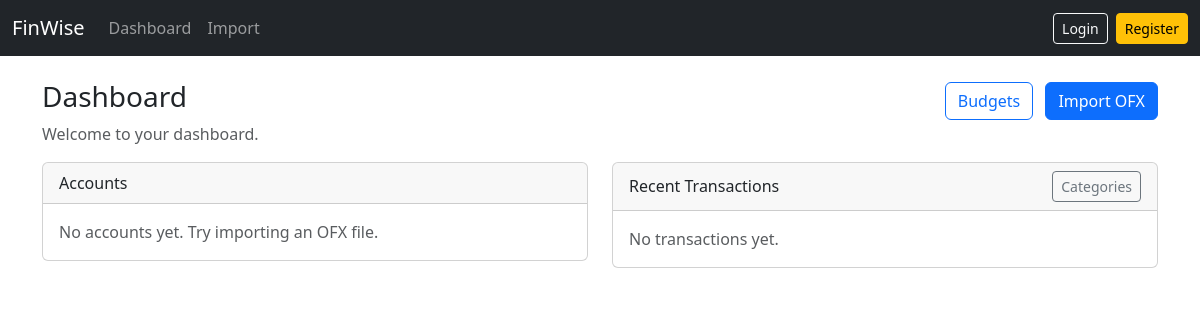
Page /dashboard/ on the earlier database version.
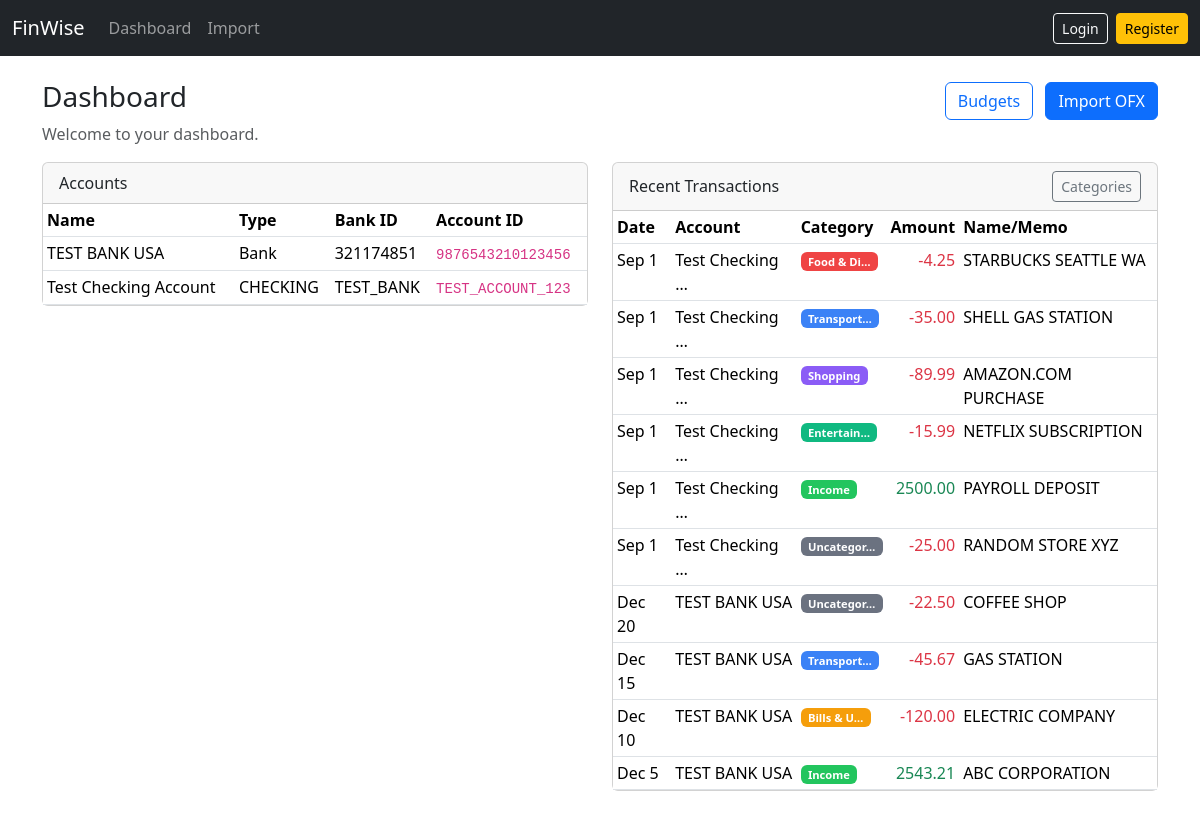
Same page on the later database version.
### finwise_app/models.py (models this page shows, shortened)
class Account(models.Model):
	TYPE_CHOICES = [
		("BANK", "Bank"),
		("CREDITCARD", "Credit Card"),
	]
	name = models.CharField(max_length=255, blank=True)
	type = models.CharField(max_length=16, choices=TYPE_CHOICES)
	bank_id = models.CharField(max_length=64, blank=True, null=True)
	account_id = models.CharField(max_length=64)
	class Meta:
		unique_together = ("type", "bank_id", "account_id")

class Transaction(models.Model):
	account = models.ForeignKey(Account, on_delete=models.CASCADE, related_name="transactions")
	category = models.ForeignKey(
		Category,
		on_delete=models.SET_NULL,
		null=True,
		blank=True,
		related_name="transactions"
	)
	fitid = models.CharField(max_length=128)  # Financial Institution Transaction ID
	posted_date = models.DateTimeField()
	amount = models.DecimalField(max_digits=12, decimal_places=2)
	trntype = models.CharField(max_length=32, blank=True)
	name = models.CharField(max_length=255, blank=True)
	memo = models.CharField(max_length=512, blank=True)
	checknum = models.CharField(max_length=64, blank=True)
	currency = models.CharField(max_length=8, blank=True)
	is_categorized = models.BooleanField(default=False)
	categorized_at = models.DateTimeField(null=True, blank=True)
	class Meta:
		unique_together = ("account", "fitid")
		ordering = ["-posted_date", "-id"]

class Category(models.Model):
	name = models.CharField(max_length=100, unique=True)
	description = models.TextField(blank=True)
	keywords = models.TextField(
		blank=True,
		help_text="Comma-separated keywords for automatic categorization"
	)
	color = models.CharField(max_length=7, default="#6366F1", help_text="Hex color code")
	is_active = models.BooleanField(default=True)
	created_at = models.DateTimeField(auto_now_add=True)
	class Meta:
		verbose_name_plural = "categories"
		ordering = ["name"]

### finwise_app/views.py (the view, shortened to what this page needs)
# urls.py: path('dashboard/', views.dashboard, name='dashboard'),
def dashboard(request):
    accounts = Account.objects.all().order_by("name", "account_id")[:20]
    recent = Transaction.objects.select_related("account", "category").all().order_by("-posted_date")[:10]
    budget_summary = None
    return render(request, 'finwise_app/dashboard.html', {
        "accounts": accounts,
        "recent": recent,
        "budget_summary": budget_summary
    })

### finwise_app/templates/finwise_app/dashboard.html (shortened to what this page needs)
{% extends 'finwise_app/base.html' %}
{% load custom_filters %}
{% block content %}
<div class="d-flex align-items-center justify-content-between">
	<h1 class="h3">Dashboard</h1>
	<div>
		<a class="btn btn-outline-primary me-2" href="{% url 'budgets' %}">Budgets</a>
		<a class="btn btn-primary" href="{% url 'import_transactions' %}">Import OFX</a>
	</div>
</div>
<p class="text-muted">Welcome to your dashboard.</p>
<div class="row" id="summary">
	<div class="col-md-6">
		<div class="card mb-3">
			<div class="card-header">Accounts</div>
			<div class="card-body p-0">
				{% if accounts %}
				<div class="table-responsive">
					<table class="table table-sm mb-0">
						<thead>
							<tr>
								<th>Name</th>
								<th>Type</th>
								<th>Bank ID</th>
								<th>Account ID</th>
							</tr>
						</thead>
						<tbody>
							{% for a in accounts %}
							<tr>
								<td>{{ a.name|default:'—' }}</td>
								<td>{{ a.get_type_display }}</td>
								<td>{{ a.bank_id|default:'—' }}</td>
								<td><code>{{ a.account_id }}</code></td>
							</tr>
							{% endfor %}
						</tbody>
					</table>
				</div>
				{% else %}
					<p class="m-3 text-muted">No accounts yet. Try importing an OFX file.</p>
				{% endif %}
			</div>
		</div>
	</div>
	<div class="col-md-6">
		<div class="card mb-3">
			<div class="card-header d-flex justify-content-between align-items-center">
				<span>Recent Transactions</span>
				<a href="{% url 'categories' %}" class="btn btn-sm btn-outline-secondary">Categories</a>
			</div>
			<div class="card-body p-0">
				{% if recent %}
				<div class="table-responsive">
					<table class="table table-sm mb-0">
						<thead>
							<tr>
								<th>Date</th>
								<th>Account</th>
								<th>Category</th>
								<th class="text-end">Amount</th>
								<th>Name/Memo</th>
							</tr>
						</thead>
						<tbody>
							{% for t in recent %}
							<tr>
								<td>{{ t.posted_date|date:'M j' }}</td>
								<td>{{ t.account.name|default:t.account.account_id|truncatechars:15 }}</td>
								<td>
									{% if t.category %}
										<span class="badge" style="background-color: {{ t.category.color }}; color: white; font-size: 0.7em;">
											{{ t.category.name|truncatechars:10 }}
										</span>
									{% else %}
										<span class="badge bg-light text-dark" style="font-size: 0.7em;">None</span>
									{% endif %}
								</td>
								<td class="text-end {% if t.amount < 0 %}text-danger{% else %}text-success{% endif %}">
									{{ t.amount|floatformat:2 }}
								</td>
								<td>{{ t.name|default:t.memo|truncatechars:20 }}</td>
							</tr>
							{% endfor %}
						</tbody>
					</table>
				</div>
				{% else %}
					<p class="m-3 text-muted">No transactions yet.</p>
				{% endif %}
			</div>
		</div>
	</div>
</div>
{% endblock %}

Differences in the rows shown:
added Account: name "TEST BANK USA", type "Bank", bank_id "321174851", account_id "9876543210123456"
added Account: name "Test Checking Account", type "CHECKING", bank_id "TEST_BANK", account_id "TEST_ACCOUNT_123"
added Transaction: posted_date "Sep 1", account.name "Test Checking …", category.name "Food & Di…", amount "-4.25", name "STARBUCKS SEATTLE WA"
added Transaction: posted_date "Sep 1", account.name "Test Checking …", category.name "Transport…", amount "-35.00", name "SHELL GAS STATION"
added Transaction: posted_date "Sep 1", account.name "Test Checking …", category.name "Shopping", amount "-89.99", name "AMAZON.COM PURCHASE"
added Transaction: posted_date "Sep 1", account.name "Test Checking …", category.name "Entertain…", amount "-15.99", name "NETFLIX SUBSCRIPTION"
added Transaction: posted_date "Sep 1", account.name "Test Checking …", category.name "Income", amount "2500.00", name "PAYROLL DEPOSIT"
added Transaction: posted_date "Sep 1", account.name "Test Checking …", category.name "Uncategor…", amount "-25.00", name "RANDOM STORE XYZ"
added Transaction: posted_date "Dec 20", account.name "TEST BANK USA", category.name "Uncategor…", amount "-22.50", name "COFFEE SHOP"
added Transaction: posted_date "Dec 15", account.name "TEST BANK USA", category.name "Transport…", amount "-45.67", name "GAS STATION"
added Transaction: posted_date "Dec 10", account.name "TEST BANK USA", category.name "Bills & U…", amount "-120.00", name "ELECTRIC COMPANY"
added Transaction: posted_date "Dec 5", account.name "TEST BANK USA", category.name "Income", amount "2543.21", name "ABC CORPORATION"
Other differences:
text no longer shown: "No accounts yet. Try importing an OFX file. No transactions yet."
text now shown: "Name Type Bank ID Account ID Date Account Category Amount Name/Memo"
